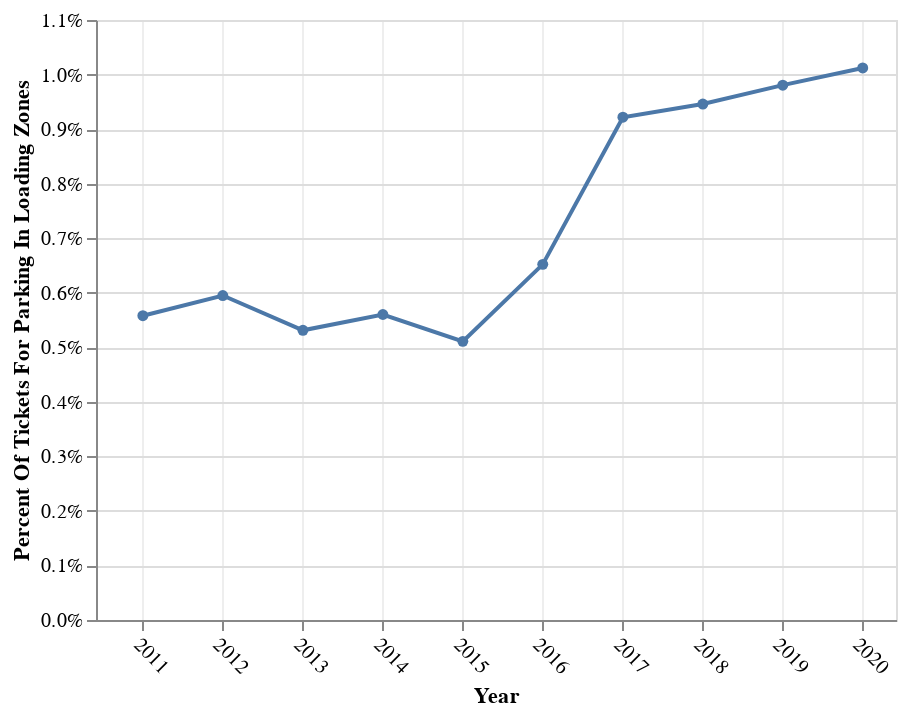

Notebook cell for this chart:
### Code cell
alt.Chart(dfb).mark_line(
     point=alt.OverlayMarkDef()
).encode(
    x=alt.X('date_x:T', title="Year", axis=alt.Axis(
        labelAngle=45,
        gridOpacity=0.5
    ), scale=alt.Scale(domain=["2010-06-01", "2020-06-01"])),
    y=alt.Y('load_perc', title="Percent Of Tickets For Parking In Loading Zones", axis=alt.Axis(format='%'))
)

### Figure 1 — Vega-Lite specification as saved in the notebook (floating-point values rounded to 4 significant figures)
{"config": {"view": {"continuousWidth": 400, "continuousHeight": 300}}, "data": {"name": "data-7422e2b1f3519c9edf1060f7891c49f4"}, "mark": {"type": "line", "point": {}}, "encoding": {"x": {"axis": {"gridOpacity": 0.5, "labelAngle": 45}, "field": "date_x", "scale": {"domain": ["2010-06-01", "2020-06-01"]}, "title": "Year", "type": "temporal"}, "y": {"axis": {"format": "%"}, "field": "load_perc", "title": "Percent Of Tickets For Parking In Loading Zones", "type": "quantitative"}}, "$schema": "https://vega.github.io/schema/vega-lite/v4.17.0.json", "datasets": {"data-7422e2b1f3519c9edf1060f7891c49f4": [{"year": 2011, "count_x": 2805492, "date_x": "2011-01-01", "count_y": 15650, "date_y": "2011-01-01", "load_perc": 0.005578}, {"year": 2012, "count_x": 2746154, "date_x": "2012-01-01", "count_y": 16337, "date_y": "2012-01-01", "load_perc": 0.005949}, {"year": 2013, "count_x": 2611575, "date_x": "2013-01-01", "count_y": 13869, "date_y": "2013-01-01", "load_perc": 0.005311}, {"year": 2014, "count_x": 2484983, "date_x": "2014-01-01", "count_y": 13918, "date_y": "2014-01-01", "load_perc": 0.005601}, {"year": 2015, "count_x": 2168493, "date_x": "2015-01-01", "count_y": 11077, "date_y": "2015-01-01", "load_perc": 0.005108}, {"year": 2016, "count_x": 2254761, "date_x": "2016-01-01", "count_y": 14701, "date_y": "2016-01-01", "load_perc": 0.00652}, {"year": 2017, "count_x": 2144225, "date_x": "2017-01-01", "count_y": 19764, "date_y": "2017-01-01", "load_perc": 0.009217}, {"year": 2018, "count_x": 2044288, "date_x": "2018-01-01", "count_y": 19337, "date_y": "2018-01-01", "load_perc": 0.009459}, {"year": 2019, "count_x": 2213939, "date_x": "2019-01-01", "count_y": 21709, "date_y": "2019-01-01", "load_perc": 0.009806}, {"year": 2020, "count_x": 1403663, "date_x": "2020-01-01", "count_y": 14207, "date_y": "2020-01-01", "load_perc": 0.01012}]}}
